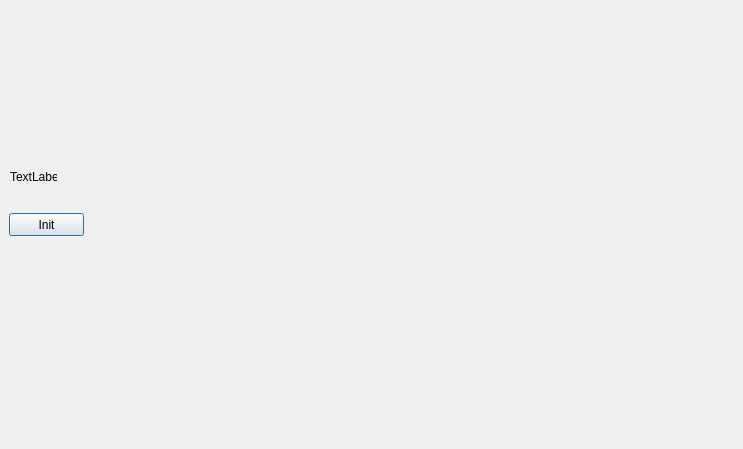
<?xml version="1.0" encoding="UTF-8"?>
<ui version="4.0">
 <class>debugViterbi</class>
 <widget class="QDialog" name="debugViterbi">
  <property name="geometry">
   <rect>
    <x>0</x>
    <y>0</y>
    <width>743</width>
    <height>449</height>
   </rect>
  </property>
  <property name="windowTitle">
   <string>Dialog</string>
  </property>
  <widget class="QPushButton" name="pushButton">
   <property name="geometry">
    <rect>
     <x>9</x>
     <y>213</y>
     <width>75</width>
     <height>23</height>
    </rect>
   </property>
   <property name="text">
    <string>Init</string>
   </property>
  </widget>
  <widget class="QLabel" name="status">
   <property name="geometry">
    <rect>
     <x>10</x>
     <y>170</y>
     <width>47</width>
     <height>13</height>
    </rect>
   </property>
   <property name="text">
    <string>TextLabel</string>
   </property>
  </widget>
 </widget>
 <resources/>
 <connections/>
</ui>
